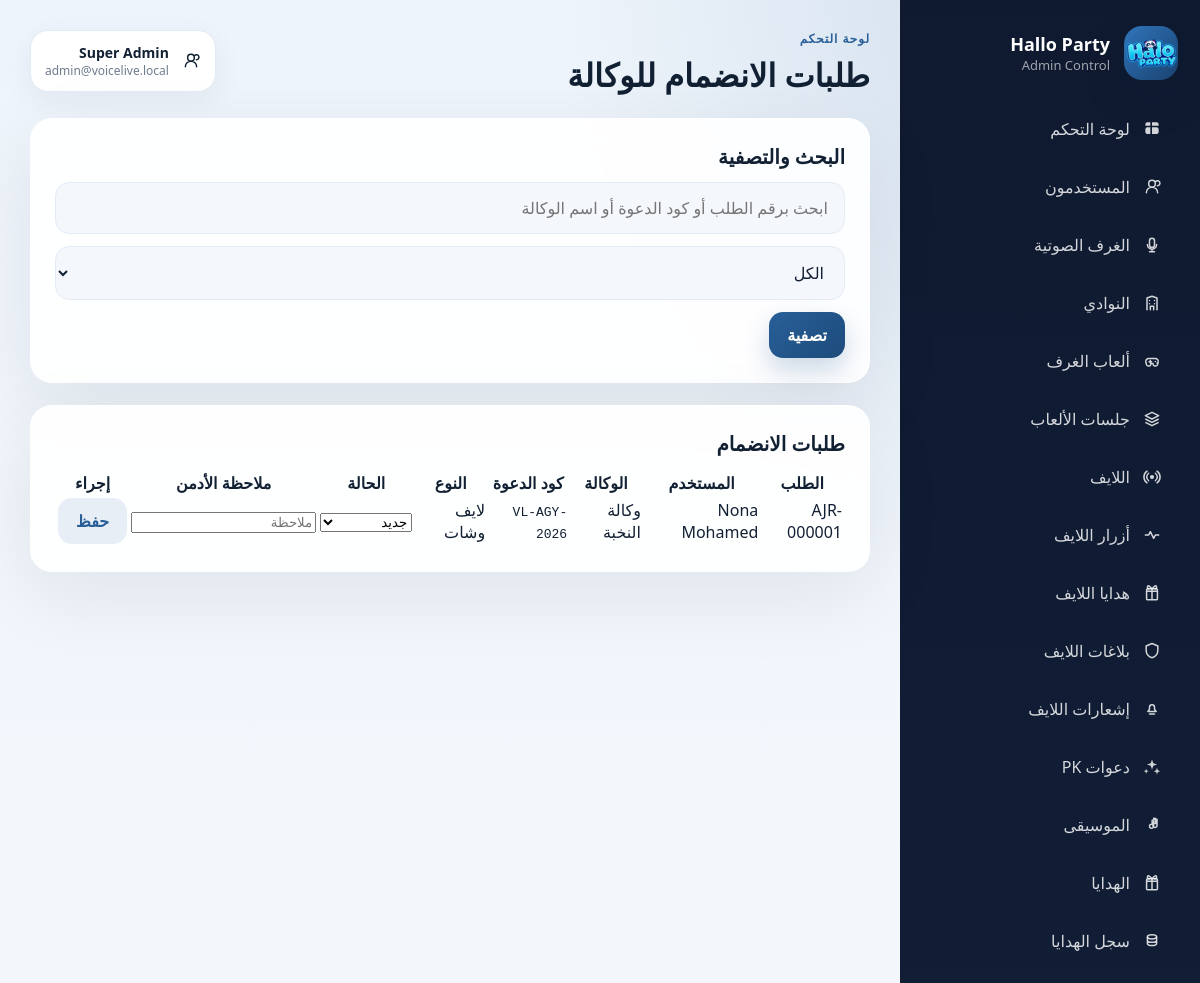
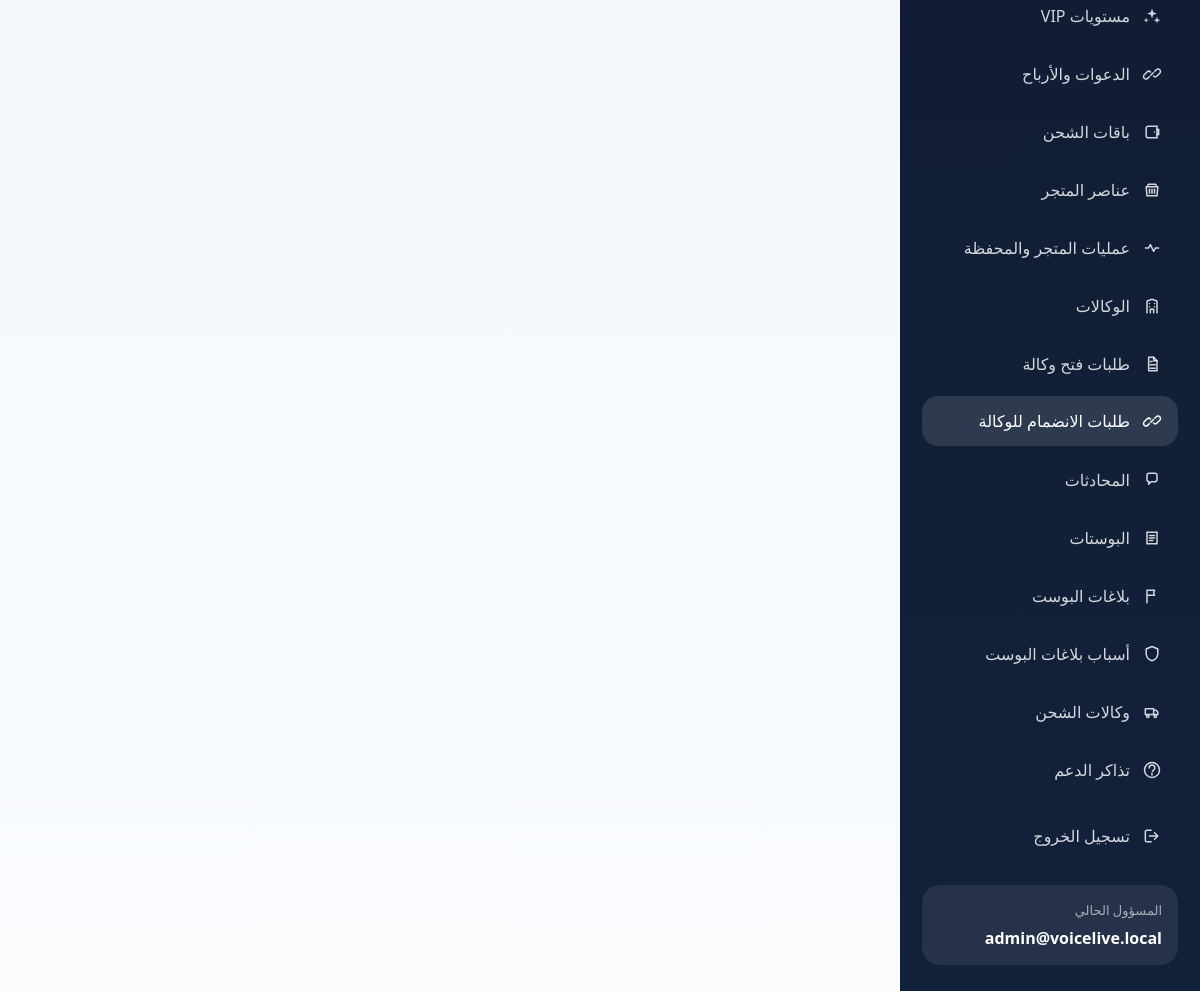
Page /backend/admin/agency-join-requests.php (signed in) on the committed database (2 pictures, top to bottom).
### tables this page shows
CREATE TABLE IF NOT EXISTS agency_join_requests (
                id INT UNSIGNED AUTO_INCREMENT PRIMARY KEY,
                request_code VARCHAR(120) NOT NULL UNIQUE,
                user_id INT UNSIGNED NULL,
                agency_id INT UNSIGNED NULL,
                invitation_code VARCHAR(120) NOT NULL,
                agency_name_snapshot VARCHAR(190) NULL,
                agency_type VARCHAR(60) NOT NULL,
                status VARCHAR(30) NOT NULL DEFAULT "new",
                admin_note TEXT NULL,
                created_at DATETIME NOT NULL,
                updated_at DATETIME NOT NULL,
                CONSTRAINT fk_agency_join_requests_user FOREIGN KEY (user_id) REFERENCES users(id) ON DELETE SET NULL,
                CONSTRAINT fk_agency_join_requests_agency FOREIGN KEY (agency_id) REFERENCES agencies(id) ON DELETE SET NULL
            );

CREATE TABLE IF NOT EXISTS users (
            id INT UNSIGNED AUTO_INCREMENT PRIMARY KEY,
            email VARCHAR(190) NULL UNIQUE,
            phone VARCHAR(32) NULL UNIQUE,
            password_hash VARCHAR(255) NOT NULL,
            nickname VARCHAR(120) NULL,
            birthdate DATE NULL,
            gender VARCHAR(20) NULL,
            country VARCHAR(120) NULL,
            status VARCHAR(20) NOT NULL DEFAULT "active",
            email_verified_at DATETIME NULL,
            phone_verified_at DATETIME NULL,
            created_at DATETIME NOT NULL,
            updated_at DATETIME NOT NULL
        );

CREATE TABLE IF NOT EXISTS agencies (
                id INT UNSIGNED AUTO_INCREMENT PRIMARY KEY,
                owner_user_id INT UNSIGNED NULL,
                name VARCHAR(190) NOT NULL,
                invitation_code VARCHAR(120) NOT NULL UNIQUE,
                country VARCHAR(120) NOT NULL,
                phone VARCHAR(80) NOT NULL,
                address VARCHAR(255) NOT NULL,
                avatar_path VARCHAR(255) NULL,
                front_id_path VARCHAR(255) NULL,
                back_id_path VARCHAR(255) NULL,
                status VARCHAR(30) NOT NULL DEFAULT "active",
                member_count INT NOT NULL DEFAULT 1,
                created_at DATETIME NOT NULL,
                updated_at DATETIME NOT NULL,
                CONSTRAINT fk_agencies_owner FOREIGN KEY (owner_user_id) REFERENCES users(id) ON DELETE SET NULL
            );

### backend/src/AgencyService.php (called while the page is built, shortened)
<?php
final class AgencyService
{
    public function adminListJoinRequests(string $search = '', string $status = 'all'): array
    {
        $sql = 'SELECT agency_join_requests.*,
                       users.nickname AS requester_name,
                       agencies.name AS agency_name_current
                FROM agency_join_requests
                LEFT JOIN users ON users.id = agency_join_requests.user_id
                LEFT JOIN agencies ON agencies.id = agency_join_requests.agency_id
                WHERE 1 = 1';
        $params = [];
        $sql .= ' ORDER BY agency_join_requests.id DESC';
        $statement = $this->pdo->prepare($sql);
        $statement->execute($params);
        return $statement->fetchAll();
    }
}

### backend/admin/agency-join-requests.php (the view, shortened to what this page needs)
<?php
require_once __DIR__ . '/common.php';
require_once __DIR__ . '/../src/AgencyService.php';
$pdo = admin_pdo();
$agencyService = new AgencyService($pdo);
$search = trim((string) ($_GET['search'] ?? ''));
$status = trim((string) ($_GET['status'] ?? 'all'));
$requests = $agencyService->adminListJoinRequests($search, $status);
admin_render_header('طلبات الانضمام للوكالة', 'agency-join-requests');
?>
<section class="panel">
    <div class="panel-title">البحث والتصفية</div>
    <form method="get" class="toolbar">
        <input type="text" name="search" value="<?= htmlspecialchars($search) ?>" placeholder="ابحث برقم الطلب أو كود الدعوة أو اسم الوكالة">
        <select name="status">
            <option value="all" <?= $status === 'all' ? 'selected' : '' ?>>الكل</option>
        </select>
        <button type="submit" class="btn btn-primary">تصفية</button>
    </form>
</section>
<section class="panel">
    <div class="panel-title">طلبات الانضمام</div>
    <table class="data-table">
        <thead>
        <tr>
            <th>الطلب</th>
            <th>المستخدم</th>
            <th>الوكالة</th>
            <th>كود الدعوة</th>
            <th>النوع</th>
            <th>الحالة</th>
            <th>ملاحظة الأدمن</th>
            <th>إجراء</th>
        </tr>
        </thead>
        <tbody>
        <?php foreach ($requests as $request): ?>
            <tr>
                <form method="post">
                    <td><?= htmlspecialchars((string) $request['request_code']) ?></td>
                    <td><?= htmlspecialchars((string) ($request['requester_name'] ?? 'غير محدد')) ?></td>
                    <td><?= htmlspecialchars((string) ($request['agency_name_current'] ?? $request['agency_name_snapshot'] ?? 'غير محدد')) ?></td>
                    <td><code><?= htmlspecialchars((string) $request['invitation_code']) ?></code></td>
                    <td><?= htmlspecialchars((string) $request['agency_type']) ?></td>
                    <td>
                        <select name="status">
                            <option value="new" <?= $request['status'] === 'new' ? 'selected' : '' ?>>جديد</option>
                        </select>
                    </td>
                    <td><input type="text" name="admin_note" value="<?= htmlspecialchars((string) ($request['admin_note'] ?? '')) ?>" placeholder="ملاحظة"></td>
                    <td><button type="submit" class="btn btn-secondary">حفظ</button></td>
                </form>
            </tr>
        <?php endforeach; ?>
        </tbody>
    </table>
</section>
<?php admin_render_footer(); ?>

### backend/admin/common.php (shortened to what this page needs)
<?php
$config = require __DIR__ . '/../config/app.php';
function admin_pdo(): PDO
{
    global $config;
    static $pdo = null;
    if ($pdo instanceof PDO) {
        return $pdo;
    }
    $pdo = Database::connection($config['db']);
    return $pdo;
}
function admin_current_user(): ?array
{
    $statement = admin_pdo()->prepare('SELECT * FROM admins WHERE id = :id LIMIT 1');
    $statement->execute(['id' => $_SESSION['admin_id']]);
    $admin = $statement->fetch();
    return $admin === false ? null : $admin;
}
function admin_brand_name(): string
{
    return 'Hallo Party';
}
function admin_brand_subtitle(): string
{
    return 'Admin Control';
}
function admin_brand_logo_url(): string
{
    return '/app-assets/images/splash_logo.png';
}
function admin_svg_icon(string $name, string $class = 'nav-icon'): string
{
    return sprintf(
        '<svg class="%s" viewBox="0 0 24 24" aria-hidden="true" focusable="false">%s</svg>',
        htmlspecialchars($class, ENT_QUOTES),
        $paths
    );
}
function admin_render_header(string $title, string $active = '', ?string $eyebrow = null): void
{
    $admin = admin_current_user();
    $eyebrowText = $eyebrow ?? 'لوحة التحكم';
    ?>
<!DOCTYPE html>
<html lang="ar" dir="rtl">
<head>
    <link rel="stylesheet" href="/admin/assets/style.css">
</head>
<body>
<div class="admin-shell">
    <aside class="sidebar" id="admin-sidebar">
        <div class="brand">
            <div class="brand-badge">
                <img class="brand-logo-image" src="<?= htmlspecialchars(admin_brand_logo_url(), ENT_QUOTES) ?>" alt="<?= htmlspecialchars(admin_brand_name(), ENT_QUOTES) ?>">
            </div>
            <div>
                <div class="brand-title"><?= htmlspecialchars(admin_brand_name()) ?></div>
                <div class="brand-subtitle"><?= htmlspecialchars(admin_brand_subtitle()) ?></div>
            </div>
        </div>
        <nav class="nav-links">
            <?php foreach (admin_nav_items() as $item): ?>
                <a class="<?= $active === $item['key'] ? 'active' : '' ?>" href="<?= htmlspecialchars($item['href']) ?>">
                    <?= admin_svg_icon((string) $item['icon']) ?>
                    <span><?= htmlspecialchars((string) $item['label']) ?></span>
                </a>
            <?php endforeach; ?>
            <a href="/admin/logout.php" class="nav-logout">
                <?= admin_svg_icon('logout') ?>
                <span>تسجيل الخروج</span>
            </a>
        </nav>
        <?php if ($admin !== null): ?>
            <div class="sidebar-footer">
                <div class="sidebar-footer-label">المسؤول الحالي</div>
                <div class="sidebar-footer-value"><?= htmlspecialchars((string) $admin['email']) ?></div>
            </div>
        <?php endif; ?>
    </aside>
    <main class="content">
        <header class="content-header">
            <div class="content-header-primary">
                <div>
                    <div class="page-eyebrow"><?= htmlspecialchars($eyebrowText) ?></div>
                    <h1><?= htmlspecialchars($title) ?></h1>
                </div>
            </div>
            <?php if ($admin !== null): ?>
                <div class="header-admin-pill">
                    <?= admin_svg_icon('users', 'header-pill-icon') ?>
                    <div>
                        <strong><?= htmlspecialchars((string) ($admin['name'] ?? 'Administrator')) ?></strong>
                        <span><?= htmlspecialchars((string) $admin['email']) ?></span>
                    </div>
                </div>
            <?php endif; ?>
        </header>
<?php
}
function admin_render_footer(): void
{
    ?>
    </main>
</div>
</body>
</html>
<?php
}

### backend/admin/assets/style.css (style rules this page uses)
:root { --bg: #091321; --panel: rgba(255, 255, 255, 0.92); --panel-muted: #f4f7fb; --panel-strong: #ffffff; --text: #122033; --muted: #6f7c8f; --line: #e3ebf5; --primary: #285f98; --primary-dark: #1d4b7b; --success: #1f9d63; --danger: #d84d4d; --warning: #9b6400; --shadow: 0 24px 80px rgba(12, 21, 38, 0.08); --radius: 22px; }
* { box-sizing: border-box; }
body { margin: 0; font-family: "Rubik", system-ui, sans-serif; background: radial-gradient(circle at top right, rgba(40, 95, 152, 0.18), transparent 28%), linear-gradient(180deg, #eef4fb 0%, #f9fbfd 100%); color: var(--text); }
.login-card, .panel, .stat-card { background: var(--panel); backdrop-filter: blur(14px); border: 1px solid rgba(255, 255, 255, 0.88); box-shadow: var(--shadow); }
.admin-shell { min-height: 100vh; display: grid; grid-template-columns: 300px 1fr; }
.sidebar { position: sticky; top: 0; min-height: 100vh; background: linear-gradient(180deg, #0f1a30 0%, #12213a 100%); color: #fff; padding: 26px 22px; display: flex; flex-direction: column; gap: 24px; }
.brand { display: flex; align-items: center; gap: 14px; }
.brand-badge { width: 54px; height: 54px; border-radius: 18px; display: grid; place-items: center; background: linear-gradient(135deg, #2f75ba 0%, #1a4270 100%); color: #fff; box-shadow: 0 18px 38px rgba(8, 25, 48, 0.24); overflow: hidden; }
.brand-icon, .nav-icon, .header-pill-icon { width: 20px; height: 20px; flex: 0 0 auto; }
.brand-logo-image { width: 100%; height: 100%; object-fit: cover; display: block; }
.brand-title { font-size: 18px; font-weight: 700; }
.brand-subtitle, .sidebar-footer-label { color: rgba(255, 255, 255, 0.6); font-size: 13px; }
.nav-links { display: flex; flex-direction: column; gap: 8px; }
.nav-links a { color: rgba(255, 255, 255, 0.82); text-decoration: none; padding: 14px 16px; border-radius: 16px; transition: 0.2s ease; display: flex; align-items: center; gap: 12px; }
.nav-links a.active, .nav-links a:hover { background: rgba(255, 255, 255, 0.12); color: #fff; transform: translateY(-1px); }
.nav-logout { margin-top: 8px; }
.sidebar-footer { margin-top: auto; padding: 16px; border-radius: 18px; background: rgba(255, 255, 255, 0.08); }
.sidebar-footer-value { margin-top: 8px; font-weight: 600; overflow-wrap: anywhere; }
.content { padding: 30px; min-width: 0; }
.content-header { display: flex; align-items: flex-start; justify-content: space-between; gap: 18px; margin-bottom: 22px; }
.content-header-primary { display: flex; align-items: center; gap: 14px; }
.content-header h1 { margin: 6px 0 0; font-size: 32px; }
.page-eyebrow { color: var(--primary); font-size: 12px; font-weight: 700; letter-spacing: 0.08em; }
.header-admin-pill { display: inline-flex; align-items: center; gap: 12px; padding: 12px 14px; border-radius: 18px; background: var(--panel-strong); border: 1px solid var(--line); box-shadow: 0 8px 30px rgba(16, 39, 70, 0.06); }
.header-admin-pill strong, .header-admin-pill span { display: block; }
.header-admin-pill strong { font-size: 14px; }
.header-admin-pill span { color: var(--muted); font-size: 12px; }
.panel { border-radius: var(--radius); padding: 24px; margin-bottom: 22px; }
.panel-title { font-size: 20px; font-weight: 700; margin-bottom: 12px; }
.toolbar, .action-row, .stack, .inline-actions, .media-inline { display: flex; gap: 12px; flex-wrap: wrap; }
.toolbar input, .toolbar select, .field input, .form-grid input, .form-grid select, .form-grid textarea, .table input, .table select, .table textarea { width: 100%; padding: 14px 16px; border-radius: 14px; border: 1px solid var(--line); background: var(--panel-muted); font: inherit; color: var(--text); }
.btn { border: none; border-radius: 14px; padding: 12px 18px; font: inherit; font-weight: 600; cursor: pointer; text-decoration: none; display: inline-flex; align-items: center; justify-content: center; transition: transform 0.18s ease, box-shadow 0.18s ease, background 0.18s ease; }
.btn-primary { background: linear-gradient(135deg, var(--primary) 0%, var(--primary-dark) 100%); color: #fff; box-shadow: 0 12px 26px rgba(40, 95, 152, 0.24); }
.btn-secondary { background: #e7eef6; color: var(--primary); }

### rows in the picture
agency_join_requests: request_code "AJR-000001", user.nickname "Nona Mohamed", agency.name "وكالة النخبة", invitation_code "VL-AGY-2026", agency_type "لايف وشات", status "جديد"

### other values in the picture
admin_brand_name() "Hallo Party"
admin_brand_subtitle() "Admin Control"
$item['label'] "لوحة التحكم"
$item['label'] "المستخدمون"
$item['label'] "الغرف الصوتية"
$item['label'] "النوادي"
$item['label'] "ألعاب الغرف"
$item['label'] "جلسات الألعاب"
$item['label'] "اللايف"
$item['label'] "أزرار اللايف"
$item['label'] "هدايا اللايف"
$item['label'] "بلاغات اللايف"
$item['label'] "إشعارات اللايف"
$item['label'] "دعوات PK"
$item['label'] "الموسيقى"
